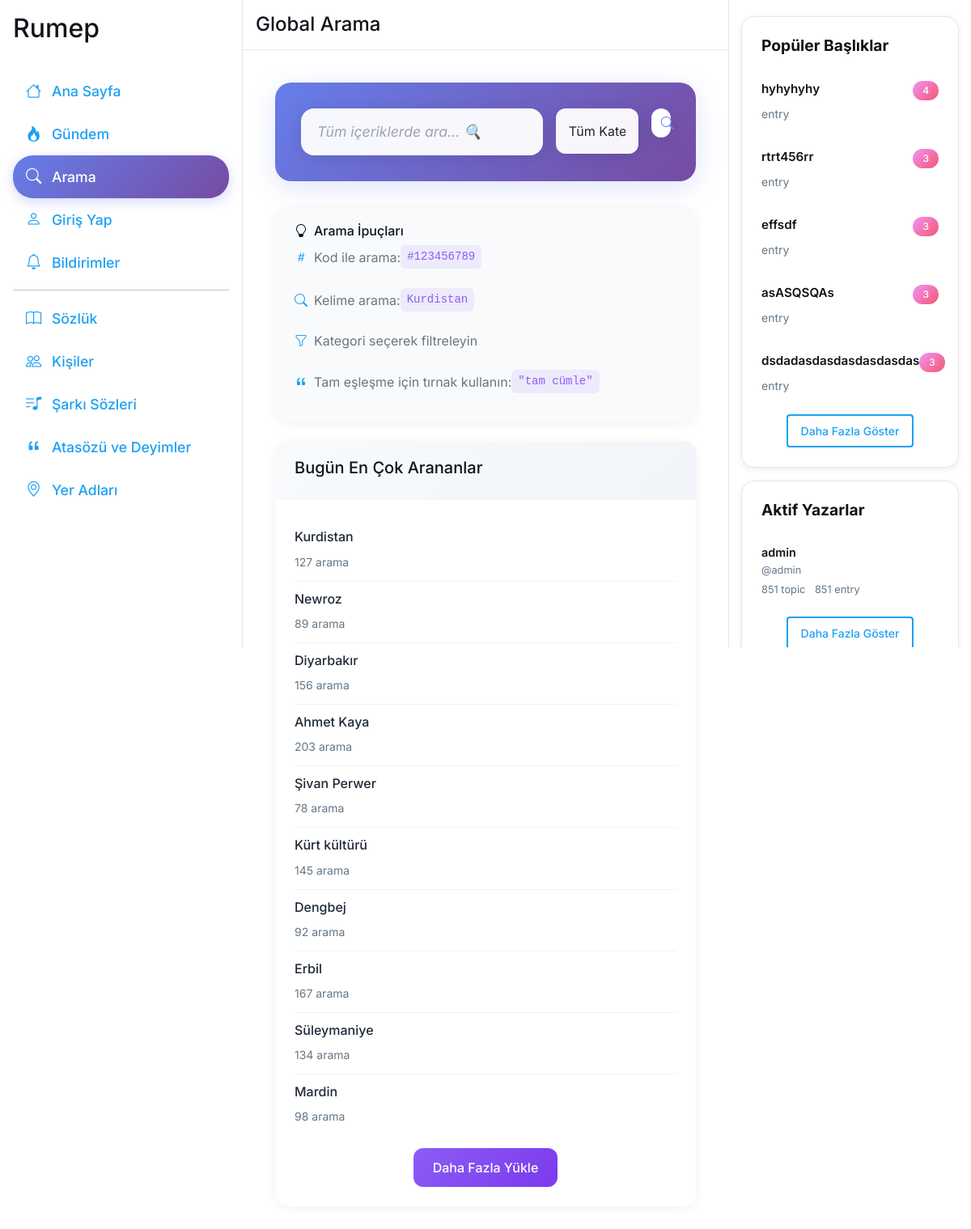
The page /global-search/ on the database its author committed.
### main/models.py (models this page shows, shortened)
class Topic(models.Model):
    title = models.CharField(max_length=200, unique=True, validators=[validate_title_text_only])
    slug = models.SlugField(max_length=200, unique=True, blank=True)
    code = models.CharField(max_length=10, unique=True, blank=True)
    user = models.ForeignKey(settings.AUTH_USER_MODEL, on_delete=models.CASCADE)
    categories = models.ManyToManyField(Category, blank=True, related_name='topics')
    created_at = models.DateTimeField(auto_now_add=True)
    updated_at = models.DateTimeField(auto_now=True)
    upvotes = models.ManyToManyField(settings.AUTH_USER_MODEL, related_name='upvoted_topics', blank=True)
    downvotes = models.ManyToManyField(settings.AUTH_USER_MODEL, related_name='downvoted_topics', blank=True)
    objects = TopicManager()
    class Meta:
        ordering = ['-updated_at']
        verbose_name = _('Başlık')
        verbose_name_plural = _('Başlıklar')

class Profile(models.Model):
    USER_ROLES = [
        ('user', _('Kullanıcı')),
        ('writer', _('Yazar')),
        ('moderator', _('Moderatör')),
        ('admin', _('Admin')),
        ('super_admin', _('Süper Admin')),
    ]
    user = models.OneToOneField(settings.AUTH_USER_MODEL, on_delete=models.CASCADE)
    nickname = models.CharField(max_length=50)
    username = models.CharField(max_length=30, unique=True)
    biography = models.TextField(max_length=500, blank=True, null=True)
    instagram_username = models.CharField(max_length=30, blank=True, null=True)
    twitter_username = models.CharField(max_length=30, blank=True, null=True)
    youtube_url = models.URLField(blank=True, null=True, verbose_name=_('YouTube Kanalı'))
    tiktok_username = models.CharField(max_length=30, blank=True, null=True, verbose_name=_('TikTok Kullanıcı Adı'))
    linkedin_url = models.URLField(blank=True, null=True, verbose_name=_('LinkedIn Profili'))
    github_username = models.CharField(max_length=30, blank=True, null=True, verbose_name=_('GitHub Kullanıcı Adı'))
    website_url = models.URLField(blank=True, null=True, verbose_name=_('Kişisel Website'))
    facebook_username = models.CharField(max_length=30, blank=True, null=True, verbose_name=_('Facebook Kullanıcı Adı'))
    user_role = models.CharField(
        max_length=20,
        choices=USER_ROLES,
        default='user',
        verbose_name=_('Kullanıcı Rolü')
    )
    katki_puani = models.PositiveIntegerField(default=0)
    account_status = models.CharField(
        max_length=20,
        choices=[
            ('active', _('Aktif')),
            ('frozen', _('Dondurulmuş')),
            ('deletion_scheduled', _('Silinme Planlandı'))
        ],
        default='active'
    )
    scheduled_deletion_date = models.DateTimeField(blank=True, null=True)
    preferred_language = models.CharField(
        max_length=10,
        choices=[
            ('tr', _('Türkçe')),
            ('ku', _('Kürtçe')),
            ('en', _('İngilizce')),
        ],
        default='tr',
        blank=True
    )
    dark_mode = models.BooleanField(default=False, verbose_name=_('Karanlık Mod'))

### main/views/search_views.py (the view, shortened to what this page needs)
# urls.py: path('global-search/', search_views.global_search, name='global_search'),
def global_search(request):
    query = request.GET.get('q', '').strip()
    category = request.GET.get('category', 'all')
    results = {
        'query': query,
        'category': category,
        'sozluk': [],
        'kisiler': [],
        'sarkilar': [],
        'atasozu_deyim': [],
        'yer_adlari': [],
        'topics': [],
        'total_count': 0,
        'popular_searches': get_popular_searches(),
        'recent_searches': get_recent_searches(request.user) if request.user.is_authenticated else []
    }
    if not query or len(query) < 2:
        return render(request, 'main/global_search.html', results)

### main/templates/main/global_search.html (shortened to what this page needs)
{% extends 'main/base.html' %}
{% load static %}
{% load i18n %}
{% block page_header %}{% trans "Global Arama" %}{% endblock %}
{% block content %}
<div class="search-container">
    <div class="card search-form-card">
        <div class="card-body">
            <form method="get" class="row g-3">
                <div class="col-md-8">
                    <input type="text" name="q" class="form-control search-input"
                           placeholder="{% trans 'Tüm içeriklerde ara... 🔍' %}"
                           value="{{ query }}" autofocus>
                </div>
                <div class="col-md-3">
                    <select name="category" class="form-select search-select">
                        <option value="all" {% if category == 'all' %}selected{% endif %}>{% trans "Tüm Kategoriler" %}</option>
                    </select>
                </div>
                <div class="col-md-1">
                    <button type="submit" class="btn search-btn w-100">
                        <i class="bi bi-search"></i>
                    </button>
                </div>
            </form>
        </div>
    </div>
    {% if not query %}
        <div class="card search-tips">
            <div class="card-header">
                <h6 class="mb-0"><i class="bi bi-lightbulb me-2"></i>{% trans "Arama İpuçları" %}</h6>
            </div>
            <div class="card-body">
                <ul class="list-unstyled mb-0">
                    <li><i class="bi bi-hash text-primary me-2"></i>Kod ile arama: <code>#123456789</code></li>
                    <li><i class="bi bi-search text-primary me-2"></i>Kelime arama: <code>Kurdistan</code></li>
                    <li><i class="bi bi-funnel text-primary me-2"></i>Kategori seçerek filtreleyin</li>
                    <li><i class="bi bi-quote text-primary me-2"></i>Tam eşleşme için tırnak kullanın: <code>"tam cümle"</code></li>
                </ul>
            </div>
        </div>
    {% endif %}
    <div class="card popular-searches">
        <div class="card-header">
            <h5>{% trans "Bugün En Çok Arananlar" %}</h5>
        </div>
        <div class="card-body">
            <div id="popular-searches-list">
                {% for search in popular_searches %}
                <div class="popular-search-item">
                    <h6><a href="?q={{ search }}">{{ search }}</a></h6>
                    <small class="text-muted">{% cycle '127' '89' '156' '203' '78' '145' '92' '167' '134' '98' %} {% trans "arama" %}</small>
                </div>
                {% endfor %}
            </div>
            <div class="text-center mt-3">
                <button id="load-more-searches" class="load-more-btn">{% trans "Daha Fazla Yükle" %}</button>
            </div>
        </div>
    </div>
</div>
{% endblock %}

### main/templates/main/base.html (shortened to what this page needs)
{% load static i18n %}
<!DOCTYPE html>
<html lang="{% get_current_language as LANGUAGE_CODE %}{{ LANGUAGE_CODE|default:'tr' }}">
<head>
    <link href="https://cdn.jsdelivr.net/npm/bootstrap@5.3.3/dist/css/bootstrap.min.css" rel="stylesheet">
    <link href="https://cdn.jsdelivr.net/npm/bootstrap-icons@1.11.3/font/bootstrap-icons.css" rel="stylesheet">
    <link href="{% static 'main/css/styles.css' %}" rel="stylesheet">
    <link href="{% static 'main/css/kisi.css' %}" rel="stylesheet">
    <link href="{% static 'main/css/modern.css' %}" rel="stylesheet">
    <link href="{% static 'main/css/mentions.css' %}" rel="stylesheet">
    <link href="{% static 'main/css/share.css' %}" rel="stylesheet">
    <link href="{% static 'main/css/search.css' %}" rel="stylesheet">
    <link href="{% static 'main/css/fonts.css' %}" rel="stylesheet">
    <link href="{% static 'main/css/font-keyboard.css' %}" rel="stylesheet">
    <link href="{% static 'main/css/layout.css' %}" rel="stylesheet">
    <link href="{% static 'main/css/responsive-fixes.css' %}" rel="stylesheet">
    <link href="{% static 'main/css/social-links.css' %}" rel="stylesheet">
</head>
<body class="bg-white">
    <div class="container-fluid layout-container">
        <div class="row">
            <div class="col-xl-3 col-lg-3 d-none d-md-block left-fixed-area p-0">
                <div class="sidebar" id="sidebar">
                <div class="d-flex justify-content-between align-items-center p-3">
                    <h2 class="mb-0"><a href="/" class="text-dark text-decoration-none">Rumep</a></h2>
                </div>
                <ul class="nav flex-column p-3" style="font-size: 1.1rem;">
                    <li class="nav-item d-none d-md-block">
                        <a class="nav-link {% if request.resolver_match.url_name == 'home' %}active{% endif %}" href="{% url 'home' %}"><i class="bi bi-house me-2"></i> {% trans "Rûpela Sereke" %}</a>
                    </li>
                    <li class="nav-item d-none d-md-block">
                        <a class="nav-link {% if request.resolver_match.url_name == 'popular' %}active{% endif %}" href="{% url 'popular' %}"><i class="bi bi-fire me-2"></i> {% trans "Gündem" %}</a>
                    </li>
                    <li class="nav-item d-none d-md-block">
                        <a class="nav-link {% if request.resolver_match.url_name == 'global_search' %}active{% endif %}" href="{% url 'global_search' %}"><i class="bi bi-search me-2"></i> {% trans "Arama" %}</a>
                    </li>
                    <li class="nav-item d-none d-md-block">
                        {% if user.is_authenticated %}
                            <a class="nav-link {% if request.resolver_match.url_name == 'profile' %}active{% endif %}" href="{% url 'profile' %}"><i class="bi bi-person me-2"></i> {% trans "Profil" %}</a>
                        {% else %}
                            <a class="nav-link" href="{% url 'login_page' %}"><i class="bi bi-person me-2"></i> {% trans "Giriş Yap" %}</a>
                        {% endif %}
                    </li>
                    <li class="nav-item d-none d-md-block">
                        {% if user.is_authenticated %}
                            <a class="nav-link {% if request.resolver_match.url_name == 'notifications' %}active{% endif %} position-relative" href="{% url 'notifications' %}">
                                <i class="bi bi-bell me-2"></i> {% trans "Bildirimler" %}
                                {% if unread_notifications_count > 0 %}
                                    <span class="position-absolute top-0 start-100 translate-middle badge rounded-pill bg-danger" style="font-size: 0.7rem;">
                                        {{ unread_notifications_count }}
                                    </span>
                                {% endif %}
                            </a>
                        {% else %}
                            <a class="nav-link" href="{% url 'login_page' %}"><i class="bi bi-bell me-2"></i> {% trans "Bildirimler" %}</a>
                        {% endif %}
                    </li>
                    <li class="nav-item d-none d-md-block"><hr class="my-2"></li>
                    <li class="nav-item">
                        <a class="nav-link {% if request.resolver_match.url_name == 'sozluk_ana_sayfa' %}active{% endif %}" href="{% url 'sozluk_ana_sayfa' %}"><i class="bi bi-book me-2"></i> {% trans "Sözlük" %}</a>
                    </li>
                    <li class="nav-item">
                        <a class="nav-link {% if request.resolver_match.url_name == 'kisi_liste' %}active{% endif %}" href="{% url 'kisi_liste' %}"><i class="bi bi-people me-2"></i> {% trans "Kişiler" %}</a>
                    </li>
                    <li class="nav-item">
                        <a class="nav-link {% if request.resolver_match.url_name == 'sarki_sozleri' %}active{% endif %}" href="{% url 'sarki_sozleri' %}"><i class="bi bi-music-note-list me-2"></i> {% trans "Şarkı Sözleri" %}</a>
                    </li>
                    <li class="nav-item">
                        <a class="nav-link {% if request.resolver_match.url_name == 'atasozu_deyim' %}active{% endif %}" href="{% url 'atasozu_deyim' %}"><i class="bi bi-quote me-2"></i> {% trans "Atasözü ve Deyimler" %}</a>
                    </li>
                    <li class="nav-item">
                        <a class="nav-link {% if request.resolver_match.url_name == 'yer_adlari_anasayfa' %}active{% endif %}" href="{% url 'yer_adlari_anasayfa' %}"><i class="bi bi-geo-alt me-2"></i> {% trans "Yer Adları" %}</a>
                    </li>
                </ul>
                </div>
            </div>
            <div class="col-xl-6 col-lg-6 col-md-12 center-main-area p-0">
                <div class="top-tabs-area">
                    {% block page_tabs %}
                    <div class="p-3">
                        <h4 class="mb-0">{% block page_header %}Sayfa{% endblock %}</h4>
                    </div>
                    {% endblock %}
                </div>
                <div class="page-content">
                    {% block content %}{% endblock %}
                </div>
            </div>
            {% if request.resolver_match.url_name == 'home' or request.resolver_match.url_name == 'categories' or request.resolver_match.url_name == 'popular' or request.resolver_match.url_name == 'global_search' %}
            <div class="col-xl-3 col-lg-3 d-none d-lg-block right-fixed-area">
            <div class="card mb-3 popular-topics-card">
                <div class="card-body p-4">
                    <h5 class="card-title mb-4 fw-bold">{% trans "Popüler Başlıklar" %}</h5>
                    <div class="trending-topics">
                        {% for topic in sidebar_popular_topics %}
                        <div class="topic-item mb-3">
                            <a href="{% url 'topic_detail' topic.slug %}" class="text-decoration-none text-dark">
                                <div class="d-flex justify-content-between align-items-start mb-1">
                                    <h6 class="mb-1">{{ topic.title|truncatechars:40 }}</h6>
                                    <span class="badge bg-primary">{{ topic.total_entries }}</span>
                                </div>
                                <small class="text-muted">entry</small>
                            </a>
                        </div>
                        {% empty %}
                        <p class="text-muted text-center py-3">{% trans "Henüz popüler başlık yok" %}</p>
                        {% endfor %}
                    </div>
                    <div class="text-center mt-3">
                        <a href="{% url 'popular' %}" class="btn btn-outline-primary btn-sm">{% trans "Daha Fazla Göster" %}</a>
                    </div>
                </div>
            </div>
            <div class="card mb-3 active-authors-card">
                <div class="card-body p-4">
                    <h5 class="card-title mb-4 fw-bold">{% trans "Aktif Yazarlar" %}</h5>
                    <div class="suggested-authors">
                        {% for author in sidebar_active_authors %}
                        <div class="author-item d-flex justify-content-between align-items-center mb-3">
                            <div class="flex-grow-1">
                                <h6 class="mb-1">{{ author.nickname }}</h6>
                                <div class="text-muted small">@{{ author.username }}</div>
                                <div class="text-muted small mt-1">
                                    <span class="me-2">{{ author.topic_count }} topic</span>
                                    <span>{{ author.entry_count }} entry</span>
                                </div>
                            </div>
                        </div>
                        {% empty %}
                        <p class="text-muted text-center py-3">{% trans "Henüz aktif yazar yok" %}</p>
                        {% endfor %}
                    </div>
                    <div class="text-center mt-3">
                        <a href="#" class="btn btn-outline-primary btn-sm">{% trans "Daha Fazla Göster" %}</a>
                    </div>
                </div>
            </div>
            </div>
            {% endif %}
        </div>
    </div>
    <div class="toast-container position-fixed top-0 end-0 p-3" style="z-index: 11000;">
    </div>

### rows shown on the page
Topic: title "hyhyhyhy", total_entries "4"
Topic: title "rtrt456rr", total_entries "3"
Topic: title "effsdf", total_entries "3"
Topic: title "asASQSQAs", total_entries "3"
Topic: title "dsdadasdasdasdasdasdas", total_entries "3"
Profile: nickname "admin", username "admin", topic_count "851", entry_count "851"

### other values the page prints
{{ search }} "Kurdistan" "Newroz" "Diyarbakır" "Ahmet Kaya" "Şivan Perwer" "Kürt kültürü" "Dengbej" "Erbil" "Süleymaniye" "Mardin"
